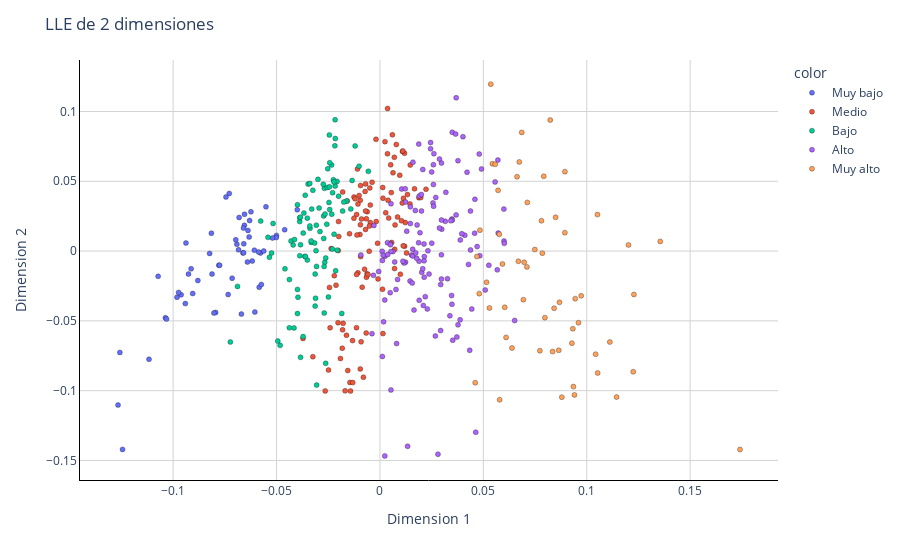

The notebook cell saved with this chart:
### Markdown cell above
**Creamos un mapa 2D para observar los cluster de indigencia**

### Code cell
Plot2D(lle2comp, y, 'LLE de 2 dimensiones')
